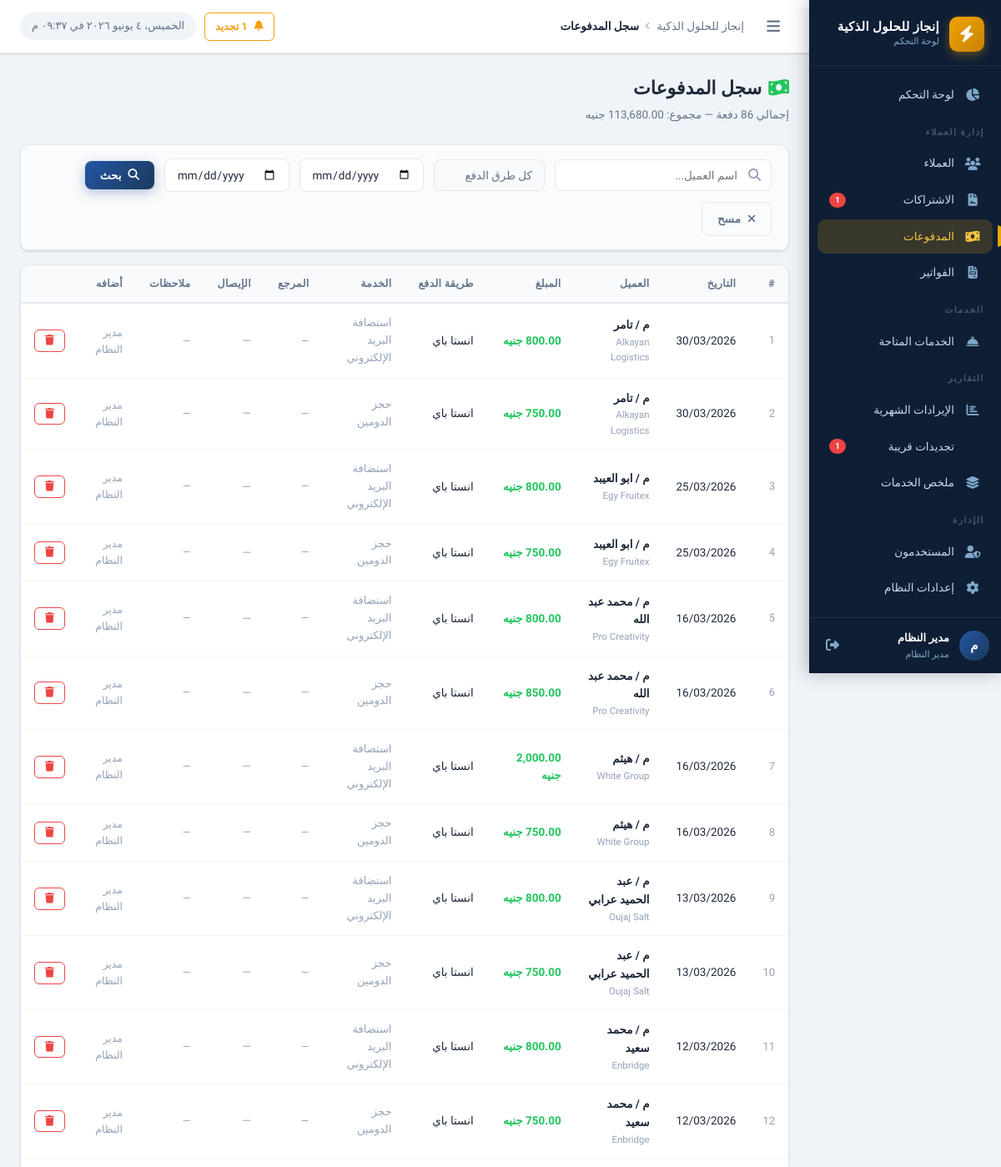
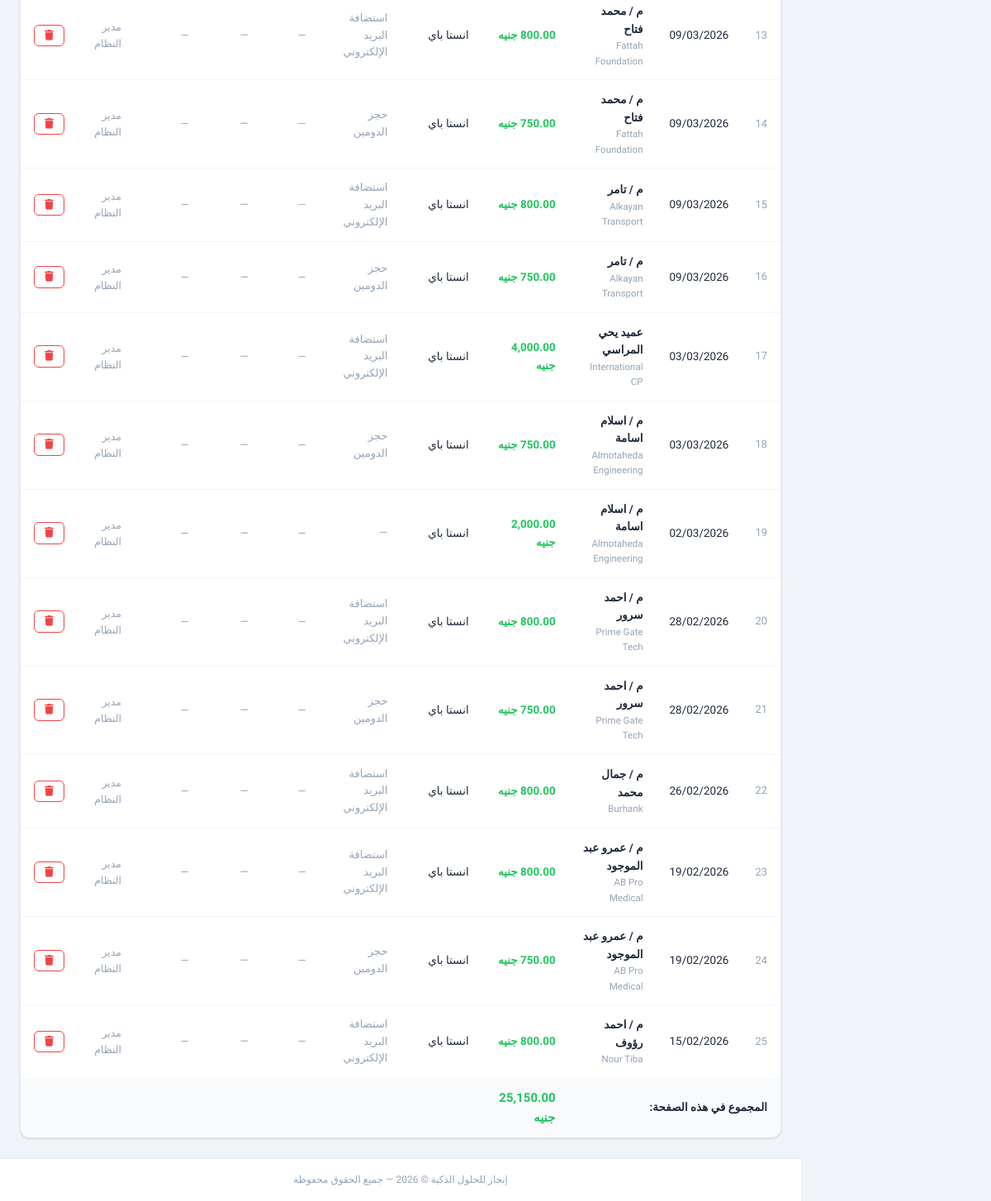
The app's page /payments/index.php (signed in) with its own data (2 pictures, top to bottom).
### tables this page shows
CREATE TABLE `payments` (
  `id` int UNSIGNED NOT NULL,
  `client_id` int UNSIGNED NOT NULL,
  `subscription_id` int UNSIGNED DEFAULT NULL COMMENT 'مرتبط باشتراك محدد (اختياري)',
  `amount` decimal(10,2) NOT NULL,
  `payment_date` date NOT NULL,
  `payment_method` varchar(100) NOT NULL DEFAULT 'كاش',
  `reference_number` varchar(200) DEFAULT NULL COMMENT 'رقم الإيصال أو التحويل',
  `notes` text,
  `receipt_file` varchar(255) DEFAULT NULL,
  `created_by` int UNSIGNED DEFAULT NULL,
  `created_at` datetime NOT NULL DEFAULT CURRENT_TIMESTAMP
);

CREATE TABLE `clients` (
  `id` int UNSIGNED NOT NULL,
  `name` varchar(200) NOT NULL COMMENT 'اسم العميل',
  `company_name` varchar(200) DEFAULT NULL COMMENT 'اسم الشركة',
  `mobile` varchar(20) NOT NULL COMMENT 'رقم الموبايل',
  `mobile_2` varchar(20) DEFAULT NULL COMMENT 'رقم موبايل إضافي',
  `activity` varchar(200) DEFAULT NULL COMMENT 'النشاط التجاري',
  `domain` varchar(255) DEFAULT NULL,
  `domain_provider` varchar(100) DEFAULT NULL,
  `username_note` varchar(200) DEFAULT NULL COMMENT 'اسم المستخدم (للإشارة)',
  `email` varchar(200) DEFAULT NULL,
  `address` text,
  `notes` text,
  `status` tinyint(1) NOT NULL DEFAULT '1' COMMENT '1=نشط, 0=موقوف',
  `created_by` int UNSIGNED DEFAULT NULL,
  `created_at` datetime NOT NULL DEFAULT CURRENT_TIMESTAMP,
  `updated_at` datetime NOT NULL DEFAULT CURRENT_TIMESTAMP ON UPDATE CURRENT_TIMESTAMP
);

CREATE TABLE `services` (
  `id` int UNSIGNED NOT NULL,
  `name` varchar(200) NOT NULL COMMENT 'اسم الخدمة',
  `description` text,
  `default_price` decimal(10,2) NOT NULL DEFAULT '0.00',
  `duration_months` int NOT NULL DEFAULT '12' COMMENT 'مدة الاشتراك الافتراضية بالأشهر',
  `status` tinyint(1) NOT NULL DEFAULT '1',
  `created_by` int UNSIGNED DEFAULT NULL,
  `created_at` datetime NOT NULL DEFAULT CURRENT_TIMESTAMP,
  `sort_order` int NOT NULL DEFAULT '0'
);

CREATE TABLE `users` (
  `id` int UNSIGNED NOT NULL,
  `username` varchar(100) NOT NULL,
  `password` varchar(255) NOT NULL,
  `full_name` varchar(200) NOT NULL,
  `role` enum('admin','employee') NOT NULL DEFAULT 'employee',
  `permissions` json DEFAULT NULL COMMENT 'صلاحيات مخصصة للموظف',
  `status` tinyint(1) NOT NULL DEFAULT '1' COMMENT '1=نشط, 0=موقوف',
  `last_login` datetime DEFAULT NULL,
  `created_at` datetime NOT NULL DEFAULT CURRENT_TIMESTAMP,
  `updated_at` datetime NOT NULL DEFAULT CURRENT_TIMESTAMP ON UPDATE CURRENT_TIMESTAMP
);

### config/app.php (called while the page is built, shortened)
<?php
require_once INCLUDES_PATH . '/functions.php';
require_once INCLUDES_PATH . '/auth.php';
function getSettings(): array {
    static $settings = null;
    if ($settings === null) {
        try {
            $db  = getDB();
            $stmt = $db->query("SELECT `key`, `value` FROM `settings`");
            $settings = [];
            while ($row = $stmt->fetch()) {
                $settings[$row['key']] = $row['value'];
            }
        } catch (Exception $e) {
            $settings = [];
        }
    }
    return $settings;
}
function getSetting(string $key, string $default = ''): string {
    $settings = getSettings();
    return $settings[$key] ?? $default;
}

### includes/functions.php (called while the page is built, shortened)
<?php
function formatMoney(float $amount, string $currency = null): string {
    if ($currency === null) {
        $currency = getSetting('currency', 'جنيه');
    }
    return number_format($amount, 2) . ' ' . $currency;
}
function formatDate(?string $date, string $format = 'd/m/Y'): string {
    return date('d/m/Y', strtotime($date));
}
function paymentMethodLabel(string $method): string {
    $map = [
        'cash'     => 'كاش',
        'transfer' => 'تحويل بنكي',
        'check'    => 'شيك',
        'other'    => 'أخرى',
    ];
    return $map[$method] ?? $method;
}
function e(mixed $value): string {
    return htmlspecialchars((string)$value, ENT_QUOTES, 'UTF-8');
}
function clean(string $input): string {
    return trim(strip_tags($input));
}
function paginate(int $total, int $perPage, int $currentPage): array {
    $totalPages = max(1, (int)ceil($total / $perPage));
    $currentPage = max(1, min($currentPage, $totalPages));
    $offset = ($currentPage - 1) * $perPage;
    return [
        'total'        => $total,
        'per_page'     => $perPage,
        'current_page' => $currentPage,
        'total_pages'  => $totalPages,
        'offset'       => $offset,
        'has_prev'     => $currentPage > 1,
        'has_next'     => $currentPage < $totalPages,
    ];
}

### includes/auth.php (called while the page is built, shortened)
<?php
function hasPermission(string $permission): bool {
    if (($_SESSION['user_role'] ?? '') === 'admin') return true;
    $permissions = $_SESSION['user_permissions'] ?? [];
    return in_array($permission, $permissions, true);
}

### payments/index.php (the view, shortened to what this page needs)
<?php
require_once dirname(__DIR__) . '/config/app.php';
$db      = getDB();
$search  = clean($_GET['search'] ?? '');
$dateFrom= clean($_GET['date_from'] ?? '');
$dateTo  = clean($_GET['date_to'] ?? '');
$page    = max(1,(int)($_GET['page'] ?? 1));
$perPage = 25;
$where  = ['1=1'];
$params = [];
$whereStr = implode(' AND ', $where);
$countStmt = $db->prepare("SELECT COUNT(*) FROM payments p LEFT JOIN clients c ON c.id=p.client_id WHERE $whereStr");
$countStmt->execute($params);
$total = (int)$countStmt->fetchColumn();
$pager = paginate($total, $perPage, $page);
$sumStmt = $db->prepare("SELECT COALESCE(SUM(p.amount),0) FROM payments p LEFT JOIN clients c ON c.id=p.client_id WHERE $whereStr");
$sumStmt->execute($params);
$totalAmount = (float)$sumStmt->fetchColumn();
$stmt = $db->prepare("
    SELECT p.*, c.name as client_name, c.company_name, u.full_name as added_by,
           s.name as service_name
    FROM payments p
    LEFT JOIN clients c ON c.id=p.client_id
    LEFT JOIN users u ON u.id=p.created_by
    LEFT JOIN client_subscriptions cs ON cs.id=p.subscription_id
    LEFT JOIN services s ON s.id=cs.service_id
    WHERE $whereStr
    ORDER BY p.payment_date DESC, p.created_at DESC
    LIMIT ? OFFSET ?
");
$stmt->execute(array_merge($params,[$perPage,$pager['offset']]));
$payments = $stmt->fetchAll();
require_once INCLUDES_PATH . '/header.php';
?>
<div class="page-header">
  <div class="page-header-text">
    <h1 class="page-title"><i class="fas fa-money-bill-wave" style="color:var(--success);margin-left:8px;"></i>سجل المدفوعات</h1>
    <p class="page-subtitle">إجمالي <?= $total ?> دفعة — مجموع: <?= formatMoney($totalAmount) ?></p>
  </div>
</div>
<div class="card" style="margin-bottom:16px;">
  <div class="filters-bar">
    <form method="GET" style="display:flex;gap:12px;align-items:center;flex-wrap:wrap;width:100%;">
      <div class="search-box">
        <input type="text" name="search" class="form-control" placeholder="اسم العميل..." value="<?= e($search) ?>">
      </div>
      <select name="method" class="form-control" style="width:auto;">
        <option value="">كل طرق الدفع</option>
      </select>
      <input type="date" name="date_from" class="form-control" style="width:auto;" value="<?= e($dateFrom) ?>" placeholder="من تاريخ">
      <input type="date" name="date_to" class="form-control" style="width:auto;" value="<?= e($dateTo) ?>" placeholder="إلى تاريخ">
      <button type="submit" class="btn btn-primary"><i class="fas fa-search"></i> بحث</button>
      <a href="index.php" class="btn btn-outline"><i class="fas fa-times"></i> مسح</a>
    </form>
  </div>
</div>
<div class="card">
  <div class="table-wrapper">
    <table class="data-table">
      <thead>
        <tr>
          <th>#</th>
          <th>التاريخ</th>
          <th>العميل</th>
          <th>المبلغ</th>
          <th>طريقة الدفع</th>
          <th>الخدمة</th>
          <th>المرجع</th>
          <th>الإيصال</th>
          <th>ملاحظات</th>
          <th>أضافه</th>
          <?php if (hasPermission('delete_payments')): ?><th></th><?php endif; ?>
        </tr>
      </thead>
      <tbody>
        <?php if (empty($payments)): ?>
        <tr><td colspan="11"><div class="empty-state"><div class="empty-icon"><i class="fas fa-coins"></i></div><p class="empty-title">لا توجد مدفوعات</p></div></td></tr>
        <?php else: ?>
        <?php foreach ($payments as $i => $pay): ?>
        <tr>
          <td class="text-muted"><?= $pager['offset']+$i+1 ?></td>
          <td><?= formatDate($pay['payment_date']) ?></td>
          <td>
            <a href="../clients/view.php?id=<?= $pay['client_id'] ?>" style="font-weight:600;color:var(--text-primary);">
              <?= e($pay['client_name']) ?>
            </a>
            <?php if ($pay['company_name']): ?>
            <div style="font-size:11.5px;color:var(--text-muted);"><?= e($pay['company_name']) ?></div>
            <?php endif; ?>
          </td>
          <td style="color:var(--success);font-weight:700;"><?= formatMoney($pay['amount']) ?></td>
          <td><?= paymentMethodLabel($pay['payment_method']) ?></td>
          <td class="text-muted"><?= e($pay['service_name'] ?: '—') ?></td>
          <td class="text-muted fs-sm"><?= e($pay['reference_number'] ?: '—') ?></td>
          <td>
            <?php if (!empty($pay['receipt_file'])): ?>
              <a href="../<?= e($pay['receipt_file']) ?>" target="_blank" class="btn btn-sm btn-outline-info" title="عرض الإيصال" style="padding: 2px 6px; font-size: 11.5px;">
                <i class="fas fa-file-invoice"></i> عرض
              </a>
            <?php else: ?>
              <span class="text-muted">—</span>
            <?php endif; ?>
          </td>
          <td class="text-muted fs-sm"><?= e($pay['notes'] ?: '—') ?></td>
          <td class="text-muted fs-sm"><?= e($pay['added_by'] ?? '—') ?></td>
          <?php if (hasPermission('delete_payments')): ?>
          <td>
            <a href="delete.php?id=<?= $pay['id'] ?>&client_id=<?= $pay['client_id'] ?>"
               class="btn btn-sm btn-outline-danger" data-confirm="حذف هذه الدفعة؟">
              <i class="fas fa-trash"></i>
            </a>
          </td>
          <?php endif; ?>
        </tr>
        <?php endforeach; ?>
        <?php endif; ?>
      </tbody>
      <?php if (!empty($payments)): ?>
      <tfoot>
        <tr style="background:#f8fafc;font-weight:700;">
          <td colspan="3" style="padding:12px 16px;text-align:right;">المجموع في هذه الصفحة:</td>
          <td style="padding:12px 16px;color:var(--success);font-size:15px;">
            <?= formatMoney(array_sum(array_column($payments,'amount'))) ?>
          </td>
          <td colspan="<?= hasPermission('delete_payments') ? 7 : 6 ?>"></td>
        </tr>
      </tfoot>
      <?php endif; ?>
    </table>
  </div>
</div>
<?php require_once INCLUDES_PATH . '/footer.php'; ?>

### assets/css/style.css (style rules this page uses)
:root { --primary: #1a3a5c; --primary-light: #2456a4; --primary-dark: #0e2340; --accent: #f0a500; --accent-light: #f5c442; --accent-dark: #c88200; --success: #22c55e; --success-light: #dcfce7; --warning: #f59e0b; --warning-light: #fef3c7; --danger: #ef4444; --danger-light: #fee2e2; --info: #3b82f6; --info-light: #dbeafe; --secondary: #6b7280; --secondary-light:#f3f4f6; --sidebar-bg: #0e1e35; --sidebar-width: 230px; --sidebar-item-hover: rgba(240, 165, 0, 0.12); --sidebar-active-bg: rgba(240, 165, 0, 0.18); --sidebar-text: #c8d8ea; --sidebar-icon: #7fa8c9; --topbar-height: 64px; --content-bg: #f0f4f8; --card-bg: #ffffff; --border-color: #e2e8f0; --border-radius: 12px; --border-radius-sm: 8px; --border-radius-lg: 16px; --font-family: 'Cairo', sans-serif; --text-primary: #1e293b; --text-secondary: #64748b; --text-muted: #94a3b8; --shadow-sm: 0 1px 3px rgba(0,0,0,.08), 0 1px 2px rgba(0,0,0,.06); --shadow-md: 0 4px 6px rgba(0,0,0,.07), 0 2px 4px rgba(0,0,0,.06); --shadow-lg: 0 10px 25px rgba(0,0,0,.1), 0 4px 10px rgba(0,0,0,.05); --shadow-xl: 0 20px 40px rgba(0,0,0,.12); --transition: all .22s cubic-bezier(.4,0,.2,1); }
*, *::before, *::after { box-sizing: border-box; margin: 0; padding: 0; }
html { direction: rtl; font-size: 13px; scroll-behavior: smooth; }
body { font-family: var(--font-family); background: var(--content-bg); color: var(--text-primary); min-height: 100vh; overflow-x: hidden; line-height: 1.6; }
a { color: var(--primary-light); text-decoration: none; transition: var(--transition); }
.page-header { display: flex; align-items: flex-start; justify-content: space-between; margin-bottom: 24px; gap: 16px; flex-wrap: wrap; }
.page-header-text .page-title { font-size: 22px; font-weight: 800; color: var(--text-primary); margin-bottom: 4px; }
.page-header-text .page-subtitle { font-size: 13.5px; color: var(--text-secondary); }
.card { background: var(--card-bg); border-radius: var(--border-radius); border: 1px solid var(--border-color); box-shadow: var(--shadow-sm); overflow: hidden; transition: var(--transition); }
.btn { display: inline-flex; align-items: center; gap: 8px; padding: 9px 18px; border-radius: var(--border-radius-sm); font-family: var(--font-family); font-size: 13.5px; font-weight: 600; cursor: pointer; border: none; outline: none; transition: var(--transition); white-space: nowrap; text-decoration: none; }
.btn-primary { background: linear-gradient(135deg, var(--primary-light), var(--primary)); color: #fff; box-shadow: 0 4px 14px rgba(36,86,164,.35); }
.btn-outline { background: transparent; border: 1.5px solid var(--border-color); color: var(--text-secondary); }
.btn-outline-danger { background: transparent; border: 1.5px solid var(--danger); color: var(--danger); }
.btn-sm { padding: 6px 12px; font-size: 12.5px; border-radius: 6px; }
.table-wrapper { overflow-x: auto; border-radius: var(--border-radius); }
table.data-table { width: 100%; border-collapse: collapse; font-size: 13.5px; }
.data-table thead th { background: #f8fafc; padding: 12px 16px; text-align: right; font-weight: 700; font-size: 12.5px; color: var(--text-secondary); white-space: nowrap; border-bottom: 2px solid var(--border-color); letter-spacing: 0.3px; }
.data-table tbody tr { border-bottom: 1px solid #f1f5f9; transition: background .15s; }
.data-table tbody tr:last-child { border-bottom: none; }
.data-table td { padding: 13px 16px; vertical-align: middle; color: var(--text-primary); }
.data-table td.text-muted { color: var(--text-muted); font-size: 13px; }
.form-control { width: 100%; padding: 10px 14px; border: 1.5px solid var(--border-color); border-radius: var(--border-radius-sm); font-family: var(--font-family); font-size: 13.5px; color: var(--text-primary); background: #fff; transition: var(--transition); outline: none; direction: rtl; }
.form-control:read-only { background: #f8fafc; color: var(--text-secondary); }
select.form-control { cursor: pointer; appearance: none; background-repeat: no-repeat; background-position: left 12px center; padding-left: 36px; }
.search-box { position: relative; display: inline-flex; align-items: center; }
.search-box input { padding-right: 40px; min-width: 260px; }
.filters-bar { display: flex; align-items: center; gap: 12px; flex-wrap: wrap; padding: 16px 20px; background: #fafbfc; border-bottom: 1px solid var(--border-color); }
.text-muted { color: var(--text-muted) !important; }
.fs-sm { font-size: 12.5px !important; }

### records on screen
payments: offset "1", payment_date "30/03/2026", client.name "م / تامر", client.company_name "Alkayan Logistics", amount "800.00 جنيه", payment_method "انستا باي", services.name "استضافة البريد الإلكتروني", reference_number "—", notes "—", created_by.full_name "مدير النظام"
payments: offset "2", payment_date "30/03/2026", client.name "م / تامر", client.company_name "Alkayan Logistics", amount "750.00 جنيه", payment_method "انستا باي", services.name "حجز الدومين", reference_number "—", notes "—", created_by.full_name "مدير النظام"
payments: offset "3", payment_date "25/03/2026", client.name "م / ابو العيبد", client.company_name "Egy Fruitex", amount "800.00 جنيه", payment_method "انستا باي", services.name "استضافة البريد الإلكتروني", reference_number "—", notes "—", created_by.full_name "مدير النظام"
payments: offset "4", payment_date "25/03/2026", client.name "م / ابو العيبد", client.company_name "Egy Fruitex", amount "750.00 جنيه", payment_method "انستا باي", services.name "حجز الدومين", reference_number "—", notes "—", created_by.full_name "مدير النظام"
payments: offset "5", payment_date "16/03/2026", client.name "م / محمد عبد الله", client.company_name "Pro Creativity", amount "800.00 جنيه", payment_method "انستا باي", services.name "استضافة البريد الإلكتروني", reference_number "—", notes "—", created_by.full_name "مدير النظام"
payments: offset "6", payment_date "16/03/2026", client.name "م / محمد عبد الله", client.company_name "Pro Creativity", amount "850.00 جنيه", payment_method "انستا باي", services.name "حجز الدومين", reference_number "—", notes "—", created_by.full_name "مدير النظام"
payments: offset "7", payment_date "16/03/2026", client.name "م / هيثم", client.company_name "White Group", amount "2,000.00 جنيه", payment_method "انستا باي", services.name "استضافة البريد الإلكتروني", reference_number "—", notes "—", created_by.full_name "مدير النظام"
payments: offset "8", payment_date "16/03/2026", client.name "م / هيثم", client.company_name "White Group", amount "750.00 جنيه", payment_method "انستا باي", services.name "حجز الدومين", reference_number "—", notes "—", created_by.full_name "مدير النظام"
payments: offset "9", payment_date "13/03/2026", client.name "م / عبد الحميد عرابي", client.company_name "Oujaj Salt", amount "800.00 جنيه", payment_method "انستا باي", services.name "استضافة البريد الإلكتروني", reference_number "—", notes "—", created_by.full_name "مدير النظام"
payments: offset "10", payment_date "13/03/2026", client.name "م / عبد الحميد عرابي", client.company_name "Oujaj Salt", amount "750.00 جنيه", payment_method "انستا باي", services.name "حجز الدومين", reference_number "—", notes "—", created_by.full_name "مدير النظام"
payments: offset "11", payment_date "12/03/2026", client.name "م / محمد سعيد", client.company_name "Enbridge", amount "800.00 جنيه", payment_method "انستا باي", services.name "استضافة البريد الإلكتروني", reference_number "—", notes "—", created_by.full_name "مدير النظام"
payments: offset "12", payment_date "12/03/2026", client.name "م / محمد سعيد", client.company_name "Enbridge", amount "750.00 جنيه", payment_method "انستا باي", services.name "حجز الدومين", reference_number "—", notes "—", created_by.full_name "مدير النظام"
payments: offset "13", payment_date "09/03/2026", client.name "م / محمد فتاح", client.company_name "Fattah Foundation", amount "800.00 جنيه", payment_method "انستا باي", services.name "استضافة البريد الإلكتروني", reference_number "—", notes "—", created_by.full_name "مدير النظام"
payments: offset "14", payment_date "09/03/2026", client.name "م / محمد فتاح", client.company_name "Fattah Foundation", amount "750.00 جنيه", payment_method "انستا باي", services.name "حجز الدومين", reference_number "—", notes "—", created_by.full_name "مدير النظام"
payments: offset "15", payment_date "09/03/2026", client.name "م / تامر", client.company_name "Alkayan Transport", amount "800.00 جنيه", payment_method "انستا باي", services.name "استضافة البريد الإلكتروني", reference_number "—", notes "—", created_by.full_name "مدير النظام"
payments: offset "16", payment_date "09/03/2026", client.name "م / تامر", client.company_name "Alkayan Transport", amount "750.00 جنيه", payment_method "انستا باي", services.name "حجز الدومين", reference_number "—", notes "—", created_by.full_name "مدير النظام"
payments: offset "17", payment_date "03/03/2026", client.name "عميد يحي المراسي", client.company_name "International CP", amount "4,000.00 جنيه", payment_method "انستا باي", services.name "استضافة البريد الإلكتروني", reference_number "—", notes "—", created_by.full_name "مدير النظام"
payments: offset "18", payment_date "03/03/2026", client.name "م / اسلام اسامة", client.company_name "Almotaheda Engineering", amount "750.00 جنيه", payment_method "انستا باي", services.name "حجز الدومين", reference_number "—", notes "—", created_by.full_name "مدير النظام"
payments: offset "19", payment_date "02/03/2026", client.name "م / اسلام اسامة", client.company_name "Almotaheda Engineering", amount "2,000.00 جنيه", payment_method "انستا باي", service_name "—", reference_number "—", notes "—", created_by.full_name "مدير النظام"
payments: offset "20", payment_date "28/02/2026", client.name "م / احمد سرور", client.company_name "Prime Gate Tech", amount "800.00 جنيه", payment_method "انستا باي", services.name "استضافة البريد الإلكتروني", reference_number "—", notes "—", created_by.full_name "مدير النظام"
payments: offset "21", payment_date "28/02/2026", client.name "م / احمد سرور", client.company_name "Prime Gate Tech", amount "750.00 جنيه", payment_method "انستا باي", services.name "حجز الدومين", reference_number "—", notes "—", created_by.full_name "مدير النظام"
payments: offset "22", payment_date "26/02/2026", client.name "م / جمال محمد", client.company_name "Burhank", amount "800.00 جنيه", payment_method "انستا باي", services.name "استضافة البريد الإلكتروني", reference_number "—", notes "—", created_by.full_name "مدير النظام"
payments: offset "23", payment_date "19/02/2026", client.name "م / عمرو عبد الموجود", client.company_name "AB Pro Medical", amount "800.00 جنيه", payment_method "انستا باي", services.name "استضافة البريد الإلكتروني", reference_number "—", notes "—", created_by.full_name "مدير النظام"
payments: offset "24", payment_date "19/02/2026", client.name "م / عمرو عبد الموجود", client.company_name "AB Pro Medical", amount "750.00 جنيه", payment_method "انستا باي", services.name "حجز الدومين", reference_number "—", notes "—", created_by.full_name "مدير النظام"
payments: offset "25", payment_date "15/02/2026", client.name "م / احمد رؤوف", client.company_name "Nour Tiba", amount "800.00 جنيه", payment_method "انستا باي", services.name "استضافة البريد الإلكتروني", reference_number "—", notes "—", created_by.full_name "مدير النظام"

### other values on screen
$companyName "إنجاز للحلول الذكية"
$renewalCount "1"
$userInitial "م"
$userName "مدير النظام"
$userRole "مدير النظام"
$pageTitle "سجل المدفوعات"
$total "86"
formatMoney($totalAmount) "113,680.00 جنيه"
formatMoney(array_sum(array_column($payments,'amount'))) "25,150.00 جنيه"
